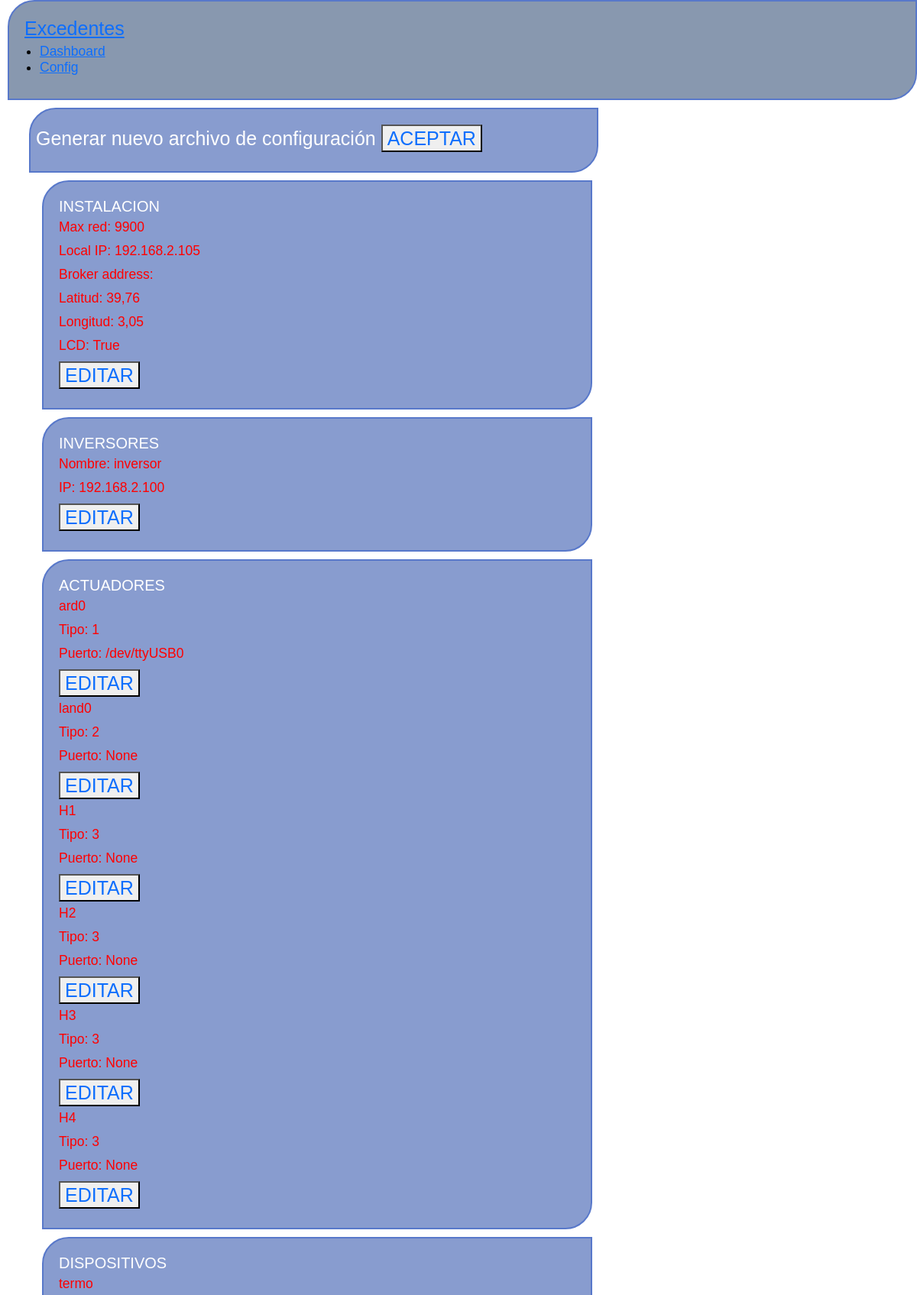
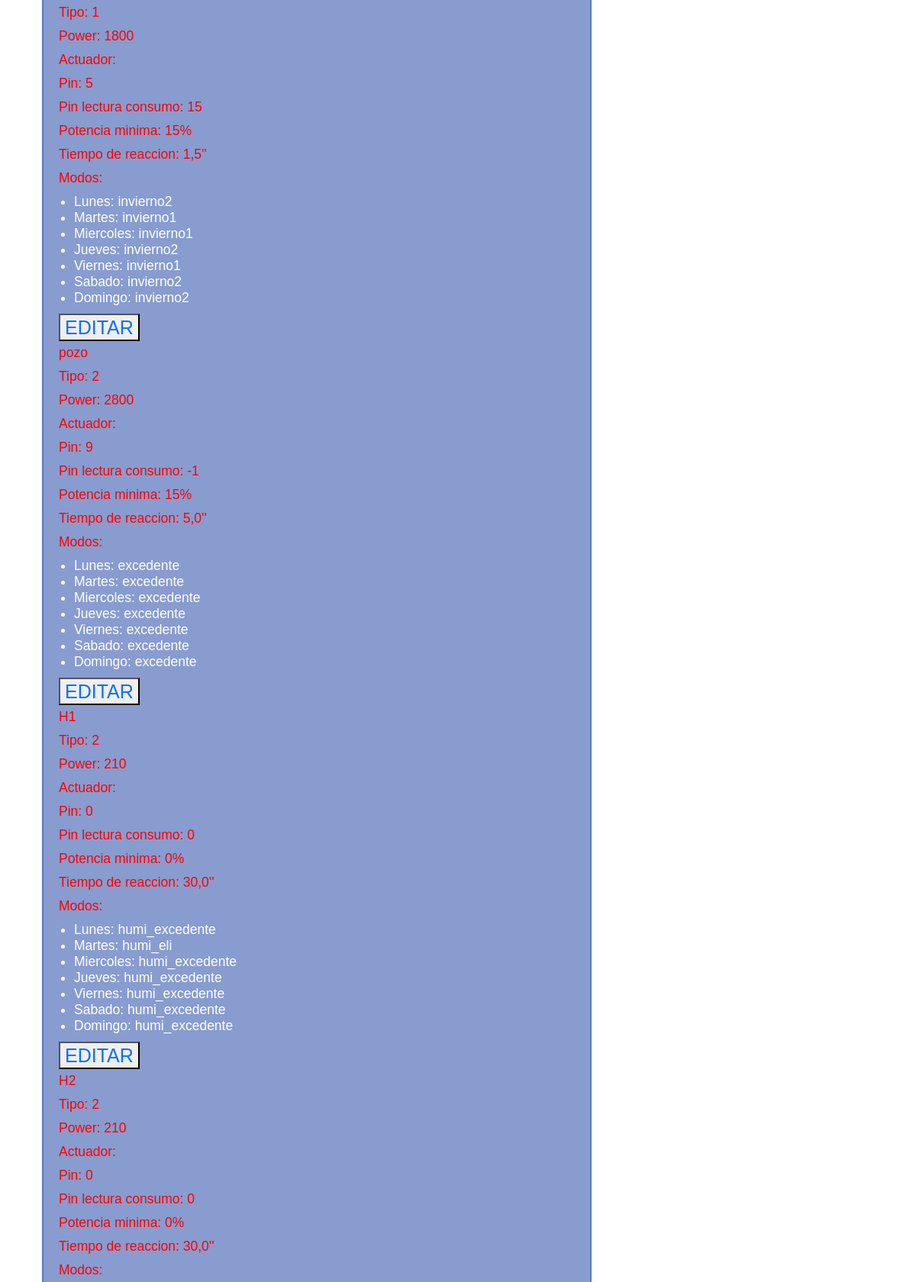
The page /config (signed in, upper part) on the database its author committed (2 pictures, top to bottom).
### excedentes/models.py (models this page shows, shortened)
class Instalaciones(models.Model):
    maxred = models.IntegerField()
    localIP = models.GenericIPAddressField()
    broker_address = models.GenericIPAddressField()
    lat = models.FloatField()
    lon = models.FloatField()
    lcd = models.BooleanField(default=True)

class Inversores(models.Model):
    nombre = models.CharField(max_length=200)
    ip = models.GenericIPAddressField()

class Actuadores(models.Model):
    actuador_tipo=(
        (1, "Arduinos_serial"),
        (2, "Arduinos_MQTT"),
        (3, "Shellys")
    )
    tipo = models.IntegerField(choices=actuador_tipo, default=1)
    nombre = models.CharField(max_length=200)
    puerto = models.CharField(max_length=200, null=True, blank=True)

class Dispositivos(models.Model):
    dispositivo_tipo = (
        (1, "resistivo"),
        (2, "capacitativo")
        )
    tipo = models.IntegerField(choices=dispositivo_tipo, default=1)
    nombre = models.CharField(max_length=200)
    power = models.IntegerField()
    ardu = models.ForeignKey(Actuadores,on_delete=models.CASCADE)
    pin = models.IntegerField()
    pinPower = models.IntegerField()
    minPower = models.IntegerField()
    tiempo_reaccion = models.FloatField(default=1)
    modoLunes = models.ForeignKey(Modos, on_delete=models.RESTRICT, related_name="lunes", null=True)
    modoMartes = models.ForeignKey(Modos, on_delete=models.RESTRICT, related_name="martes", null=True)
    modoMiercoles = models.ForeignKey(Modos, on_delete=models.RESTRICT, related_name="miercoles", null=True)
    modoJueves = models.ForeignKey(Modos, on_delete=models.RESTRICT, related_name="jueves", null=True)
    modoViernes = models.ForeignKey(Modos, on_delete=models.RESTRICT, related_name="viernes", null=True)
    modoSabado = models.ForeignKey(Modos, on_delete=models.RESTRICT, related_name="sabado", null=True)
    modoDomingo = models.ForeignKey(Modos, on_delete=models.RESTRICT, related_name="domingo", null=True)
    '''
    def set_modoDia(self, modos):
        self.modoDia = json.dumps(modos)

    def get_modoDia(self):
        return json.loads(self.modoDia)
    '''

class Modos(models.Model):
    nombre = models.CharField(max_length=200)
    timeOn = models.JSONField(null=False, default=void_list )
    timeOff = models.JSONField(null=False, default=void_list )
    consumirExcedente = models.BooleanField(default=True)
    tiempoAldia = models.IntegerField()
    tiempoMaximo = models.IntegerField()
    tiempoSeguido = models.IntegerField()
    horaCorte = models.IntegerField(default=24)
    def __str__(self):
        return self.nombre

### excedentes/views.py (the view)
# urls.py: path('config', views.config, name='config'),
def config(request):
    if request.user.is_authenticated:
        instalaciones = Instalaciones.objects.all()
        inversores = Inversores.objects.all()
        actuadores = Actuadores.objects.all()
        dispositivos = Dispositivos.objects.all()
        modos = Modos.objects.all()
        return render(request, 'excedentes/config.html', {'instalaciones':instalaciones, 'inversores':inversores, 'actuadores':actuadores, 'dispositivos':dispositivos, 'modos':modos})
    else:
        return redirect('accounts/login/')

### excedentes/templates/excedentes/config.html (shortened to what this page needs)
{% extends 'excedentes/base.html' %}
{% block content %}
<div class="content container cajita">
    <h1>Generar nuevo archivo de configuración <a href="{% url 'nuevo_archivo' %}"><button type="button">ACEPTAR</button></a></h1>
</div>
<div class="content container">
    <div class="cajita">
        <h2>INSTALACION</h2>
        {% for instalacion in instalaciones %}
            <div>
                <h3>
                    <p>Max red: {{ instalacion.maxred }}</p>
                    <p>Local IP: {{ instalacion.localIP }}</p>
                    <p>Broker address: {{ instlacion.broker_address }}</p>
                    <p>Latitud: {{ instalacion.lat }}</p>
                    <p>Longitud: {{ instalacion.lon }}</p>
                    <p>LCD: {{ instalacion.lcd }}</p>
                    <h1><a href="/admin/excedentes/instalaciones/{{instalacion.pk}}/change/"   target="_blank"><button type="button">EDITAR</button></a></h1>
                </h3>
            </div>
        {% endfor %}
    </div>
    <div class="cajita">
        <h2>INVERSORES</h2>
        {% for inversor in inversores %}
            <div>
                <h3>
                    <p>Nombre: {{ inversor.nombre }}</p>
                    <p>IP: {{ inversor.ip }}</p>
                </h3>
                <h1><a href="/admin/excedentes/inversores/{{inversor.pk}}/change/"   target="_blank"><button type="button">EDITAR</button></a></h1>
            </div>
        {% endfor %}
    </div>
    <div class="cajita">
        <h2>ACTUADORES</h2>
        {% for actuador in actuadores %}
            <div>
                <h3>
                    <p>{{ actuador.nombre }}</p>
                    <p>Tipo: {{ actuador.tipo }}</p>
                    <p>Puerto: {{ actuador.puerto }}</p>
                </h3>
                <h1><a href="/admin/excedentes/actuadores/{{actuador.pk}}/change/"   target="_blank"><button type="button">EDITAR</button></a></h1>
            </div>
        {% endfor %}
    </div>
    <div class="cajita">
        <h2>DISPOSITIVOS</h2>
        {% for dispositivo in dispositivos %}
            <div>
                <h3>
                    <p>{{ dispositivo.nombre }}</p>
                    <p>Tipo: {{ dispositivo.tipo }}</p>
                    <p>Power: {{ dispositivo.power }}</p>
                    <p>Actuador: {{ dispositivo.adu }}</p>
                    <p>Pin: {{ dispositivo.pin }}</p>
                    <p>Pin lectura consumo: {{ dispositivo.pinPower }}</p>
                    <p>Potencia minima: {{ dispositivo.minPower }}%</p>
                    <p>Tiempo de reaccion: {{ dispositivo.tiempo_reaccion }}''</p>
                    <p>Modos:
                        <ul><li>Lunes: {{ dispositivo.modoLunes }}</li>
                            <li>Martes: {{ dispositivo.modoMartes }}</li>
                            <li>Miercoles: {{ dispositivo.modoMiercoles }}</li>
                            <li>Jueves: {{ dispositivo.modoJueves }}</li>
                            <li>Viernes:  {{ dispositivo.modoViernes }}</li>
                            <li>Sabado:  {{ dispositivo.modoSabado }}</li>
                            <li>Domingo:  {{ dispositivo.modoDomingo }}</li>
                        </ul></p>
                </h3>
                <h1><a href="/admin/excedentes/dispositivos/{{dispositivo.pk}}/change/"   target="_blank"><button type="button">EDITAR</button></a></h1>
            </div>
        {% endfor %}
    </div>
{% endblock %}

### excedentes/templates/excedentes/base.html (shortened to what this page needs)
{% load static %}
<html>
  <head>
    <link
      rel="stylesheet"
      href="//maxcdn.bootstrapcdn.com/bootstrap/3.2.0/css/bootstrap.min.css"
    />
    <link
      rel="stylesheet"
      href="//maxcdn.bootstrapcdn.com/bootstrap/3.2.0/css/bootstrap-theme.min.css"
    />
    <link rel="stylesheet" href="{% static 'css/excedentes.css' %}" />
    <link
      href="https://cdn.jsdelivr.net/npm/bootstrap@5.3.3/dist/css/bootstrap.min.css"
      rel="stylesheet"
    />
  </head>
  <body>
    <div class="page-header">
      <h1><a href="/">Excedentes</a></h1>
      <h3>
        <ul>
          <li><a href="/">Dashboard</a></li>
          <li><a href="{% url 'config' %}">Config</a></li>
        </ul>
      </h3>
    </div>
    <div class="content container">
      <div class="row">
        <div class="col-md-8">
            {% block content %}
            {% endblock %}
        </div>
      </div>
    </div>
  </body>
</html>

### excedentes/static/css/excedentes.css (style rules this page uses)
body { background: #eceded; }
.page-header { font-family: Century Gothic,CenturyGothic,AppleGothic,sans-serif; color: #000000; background: #8898af; margin: 0 0 25px; padding: 20px; border-radius: 35px 0px 35px 0px; -moz-border-radius: 35px 0px 35px 0px; -webkit-border-radius: 35px 0px 35px 0px; border: 2px solid #5878ca; align-items: center; word-break:break-all; margin: 0 0 1em 1em; }
p { color:red; }
.cajita { font-family: Century Gothic,CenturyGothic,AppleGothic,sans-serif; color: #ffffff; background: #889ccf; margin: 0 0 25px; padding: 20px; border-radius: 35px 0px 35px 0px; -moz-border-radius: 35px 0px 35px 0px; -webkit-border-radius: 35px 0px 35px 0px; border: 2px solid #5878ca; align-items: center; word-break:break-all; margin: 0 0 1em 1em; }

### rows shown on the page
Instalaciones: maxred "9900", localIP "192.168.2.105", lat "39,76", lon "3,05", lcd "True"
Inversores: nombre "inversor", ip "192.168.2.100"
Actuadores: nombre "ard0", tipo "1", puerto "/dev/ttyUSB0"
Actuadores: nombre "land0", tipo "2", puerto "None"
Actuadores: nombre "H1", tipo "3", puerto "None"
Actuadores: nombre "H2", tipo "3", puerto "None"
Actuadores: nombre "H3", tipo "3", puerto "None"
Actuadores: nombre "H4", tipo "3", puerto "None"
Dispositivos: nombre "termo", tipo "1", power "1800", pin "5", pinPower "15", minPower "15", tiempo_reaccion "1,5", modoLunes "invierno2", modoMartes "invierno1", modoMiercoles "invierno1", modoJueves "invierno2", modoViernes "invierno1", modoSabado "invierno2", modoDomingo "invierno2"
Dispositivos: nombre "pozo", tipo "2", power "2800", pin "9", pinPower "-1", minPower "15", tiempo_reaccion "5,0", modoLunes "excedente", modoMartes "excedente", modoMiercoles "excedente", modoJueves "excedente", modoViernes "excedente", modoSabado "excedente", modoDomingo "excedente"
Dispositivos: nombre "H1", tipo "2", power "210", pin "0", pinPower "0", minPower "0", tiempo_reaccion "30,0", modoLunes "humi_excedente", modoMartes "humi_eli", modoMiercoles "humi_excedente", modoJueves "humi_excedente", modoViernes "humi_excedente", modoSabado "humi_excedente", modoDomingo "humi_excedente"
Dispositivos: nombre "H2", tipo "2", power "210", pin "0", pinPower "0", minPower "0", tiempo_reaccion "30,0"
